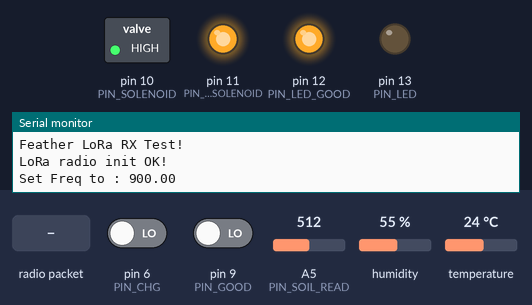
Bench run of a sketch on a simulated Arduino Uno, built with avr-gcc and run on an emulated ATmega328P. Parts: switched loads named in the sketch (green lamp = pin HIGH), output pins drawn as LEDs (lit = HIGH), the last lines printed to the serial monitor. The inputs (shaded band) are chosen by the test bench; at power-on: pin 9 (PIN_GOOD) LOW, pin 6 (PIN_CHG) LOW, A5 (PIN_SOIL_READ) = 512, humidity 55 %, temperature 24 °C. No radio packets arrive unless stated; pins used as bus, display or sensor lines are not drawn.

Above: at 2.2 s.
2.3 s: pin 9 (PIN_GOOD) driven HIGH
At 3.6 s:
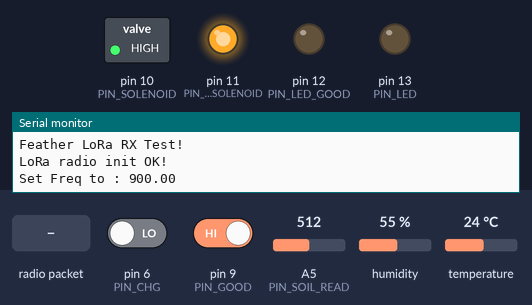
6.5 s: radio packet "R" arrives
At 11.5 s:
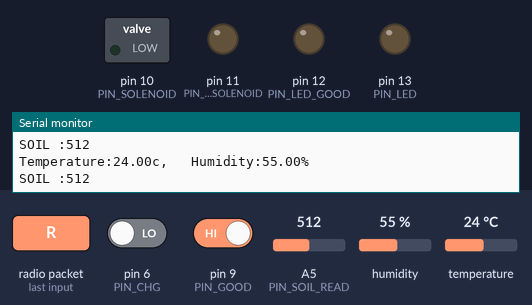
12.5 s: pin 9 (PIN_GOOD) driven LOW
At 13.7 s:
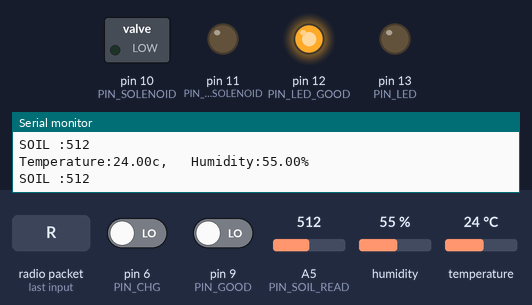
14.0 s: radio packet "M" arrives
At 14.9 s:
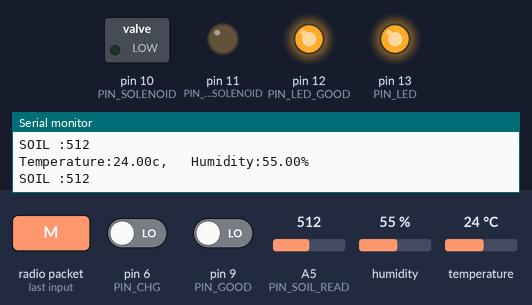
22.5 s: radio packet "S" arrives
At 32.2 s:
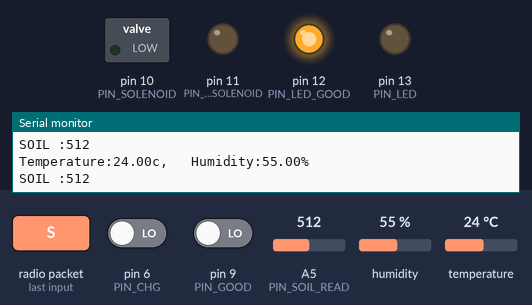
32.5 s: radio packet "H" arrives
At 33.8 s:
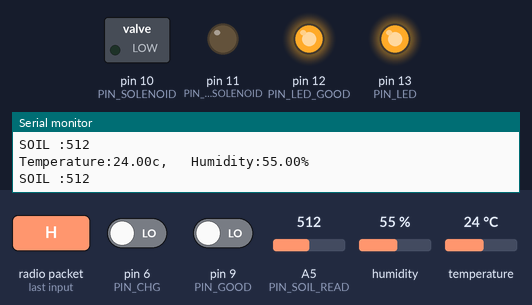
Timing chart, 0 to 62.5 s (numbered marks = the images above; inputs shaded):
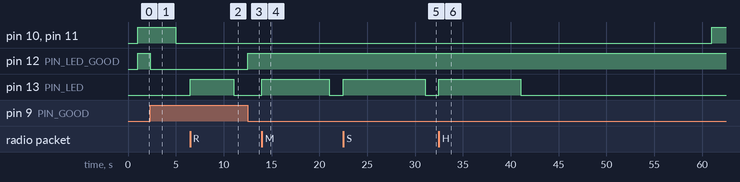

The sketch:

featherFirmware.ino
```cpp
#include <SPI.h>
#include <RH_RF95.h>
#include "DHT.h"

// FEATHER 32u4 LoRa I2C PIN
// https://learn.adafruit.com/adafruit-feather-32u4-radio-with-lora-radio-module/pinouts
// SDA 2
// SCL 3

// define Machien ID
const uint8_t DEVICE_ID = 3;

// define pinouts
const int PIN_LED     = 13;
const int PIN_CHG     = 6;    		// READ CHARGE
const int PIN_GOOD    = 9;    		// READ BATT-GOOD
const int PIN_SOLENOID = 10;  		// SOLENOID CONTROL PIN OUT
const int PIN_LED_SOLENOID = 11;	// CHARGE LED OUT
const int PIN_LED_GOOD = 12;  		// BATT-GOOD LED OUT
//const int PIN_SOIL_VCC = A4;  	// SOIL VCC
const int PIN_SOIL_READ = A5;  		// SOIL READ
const int PIN_DHT = 2;         		// DHT WEATHER PIN

// LoRa message/buffer setup
const int REQ_MESSAGE_SIZE = 2;
const int REQ_BUFFER_SIZE = REQ_MESSAGE_SIZE + 2;

const int REPLY_MESSAGE_SIZE = 4;
const int RECV_MAX_BUFFER_SIZE = 20;
uint8_t recvBuffer[RECV_MAX_BUFFER_SIZE];

// LoRa SPI / freq Setting
const int RFM95_CS    = 8;
const int RFM95_RST   = 4;
const int RFM95_INT   = 7;
const float RF95_FREQ = 900.0;

// manualMode, spray(seconds), interval(minutes), run in manual mode
volatile boolean manualMode = false;
volatile boolean humidMode = true;
volatile float spray = 5;        	// spray for seconds. default : 5 seconds
volatile int manualSpray = 5;
volatile int interval = 1;    	// spray interval. default: 60 minutes
volatile boolean run = false;  	// run in manual.  default = false

// timer for spray
unsigned long tLastIntervalCheck;
unsigned long tLastSprayStart;

RH_RF95 rf95(RFM95_CS, RFM95_INT);

// DHT setup
#define DHTTYPE DHT22
DHT dht(PIN_DHT, DHTTYPE);

uint64_t timerReadSensor;

// 32bit float share memory to 4byte bin
typedef union {
	float numFloat;
	byte numBin[4];
} floatingNumber;


// 16 bit uint16_t share memory with 2byte bin
typedef union {
	uint16_t numBigInt;
	byte numBin[2];
} uint16Number;

floatingNumber temperature, humidity;
uint16Number soil;
bool isCharging = false;
bool bFogOn = false;

void pinSetup() {
	pinMode(PIN_LED, OUTPUT);
	pinMode(PIN_CHG, INPUT);
	pinMode(PIN_GOOD, INPUT);
	pinMode(PIN_SOLENOID, OUTPUT);
	pinMode(PIN_LED_SOLENOID, OUTPUT);
	pinMode(PIN_LED_GOOD, OUTPUT);
	pinMode(PIN_DHT, INPUT);
//  pinMode(PIN_SOIL_VCC, OUTPUT);
//  pinMode(PIN_SOIL_READ, OUTPUT);

	digitalWrite(PIN_LED, LOW);
}

// print sensor value to serial monitor
void printWeatherData() {
	Serial.print("Temperature:");
	Serial.print(temperature.numFloat);
	Serial.print("c, \t");
	Serial.print("Humidity:");
	Serial.print(humidity.numFloat);
	Serial.println("% \t");
	Serial.print("SOIL :");
	Serial.println(soil.numBigInt);
}

void getSoilData() {
//  digitalWrite(PIN_SOIL_VCC, HIGH);
	soil.numBigInt = analogRead(PIN_SOIL_READ);
//  soil.numBigInt = millis();

//  digitalWrite(PIN_SOIL_VCC, LOW);
}

void receivecMessage() {
	if (rf95.available()) {
		uint8_t recvBufferLen = sizeof(recvBuffer);

		if (rf95.recv(recvBuffer, &recvBufferLen)) {
			digitalWrite(PIN_LED, HIGH);

			if (recvBuffer[0] == '/') {
				if (uint8_t(recvBuffer[1]) == DEVICE_ID) {   // only receiving device id
					// manual mode
					if (recvBuffer[2] == 'R') {
						if (uint8_t(recvBuffer[3]) == 1) 	run = true;
						else                      			run = false;
						Serial.print("running in Manual set to : ");
						Serial.println(run);
					}
					// spray
					else if (recvBuffer[2] == 'M'){
						if(uint8_t(recvBuffer[3]) == 1)	manualMode = true;
						else							manualMode = false;
						Serial.print("manualMode set to : ");
						Serial.println(manualMode);
					}

					else if (recvBuffer[2] == 'S'){
						manualSpray = int(recvBuffer[3]);
						Serial.print("Spray set to : ");
						Serial.print(manualSpray);
						Serial.print(" seconds");
					}

					else if (recvBuffer[2] == 'H'){
						if(uint8_t(recvBuffer[3]) == 1)		humidMode = true;
						else 								humidMode = false;
						Serial.print("humidMode set to : ");
						Serial.println(humidMode);
					}

					else if (recvBuffer[2] == 'I'){
						interval = int(recvBuffer[3]);
						Serial.print("Interval set to : ");
						Serial.print(interval);
						Serial.println(" munites");
						tLastIntervalCheck = millis();
					}
				}
			} else {  // if device id is not mine, quit function
				return;
			}
		}

		digitalWrite(PIN_LED, LOW);
	} else {
	}
}

void sendMessage() {
	uint8_t reply[15];
	reply[0] = '/';
	reply[1] = 'R'; // report packet
	reply[2] = DEVICE_ID;               // device ID. int? byte? hmm...
	reply[3] = temperature.numBin[0];   // 32bit float bin
	reply[4] = temperature.numBin[1];
	reply[5] = temperature.numBin[2];
	reply[6] = temperature.numBin[3];
	reply[7] = humidity.numBin[0];      // 32bit float bin
	reply[8] = humidity.numBin[1];
	reply[9] = humidity.numBin[2];
	reply[10] = humidity.numBin[3];
	reply[11] = soil.numBin[0];         // 16bit int bin
	reply[12] = soil.numBin[1];
	if (isCharging) reply[13] = 1;      // chargning status bin
	else            reply[13] = 0;
	reply[14] = 0;

	rf95.send(reply, sizeof(reply));
	digitalWrite(PIN_LED, LOW);
	//  Serial.println("weatherData Sent!");
	printWeatherData();
}

void setup() {
	Serial.begin(115200);

	pinSetup();

	temperature.numFloat = 0.f;
	humidity.numFloat = 0.f;
	soil.numBigInt = 0;

	delay(1000);
	Serial.println("BOOTING....");

	dht.begin();
	initLoRa();     // init LoRa
	timerReadSensor = millis(); // init timer stamp
	tLastIntervalCheck = millis();
}

void loop() {
	uint16_t error;
	char errorMessage[256];

	if(millis() - tLastIntervalCheck > interval * 60000){
		Serial.println("interval checked!");

		tLastIntervalCheck = millis();
		tLastSprayStart = millis();
	} else {
		// tLastSprayStart = 0;
	}

	// Serial.print("millis() : ");
	// Serial.println(millis());
	// Serial.print("tLastIntervalCheck : ");
	// Serial.println(tLastIntervalCheck);
	// Serial.println(millis() - tLastIntervalCheck);


	if (millis() - timerReadSensor > 10000) {
		getSoilData();
		getWeatherData();
		printWeatherData();

		sendMessage();          // send radio message
		timerReadSensor = millis();
		// bFogOn = !bFogOn;
	}

	// checking batt status and LED out
	if (digitalRead(PIN_GOOD)) 	digitalWrite(PIN_LED_GOOD, LOW);
	else                      	digitalWrite(PIN_LED_GOOD, HIGH);

	if(digitalRead(PIN_CHG))  isCharging = false;
	else                      isCharging = true;


	// fog control
	if(!manualMode){	// autoMode
		if(humidMode){	// humidcontrol mode
			if(millis()-tLastSprayStart < spray*1000)	bFogOn = true;
			else 										bFogOn = false;
		} else {
			if(millis()-tLastSprayStart < manualSpray*1000)	bFogOn = true;
			else 											bFogOn = false;
		}

		if (bFogOn)    {
			digitalWrite(PIN_SOLENOID, HIGH);
			digitalWrite(PIN_LED_SOLENOID, HIGH);
			// Serial.println("Fog ON!");
		}
		else {
			digitalWrite(PIN_SOLENOID, LOW);
			digitalWrite(PIN_LED_SOLENOID, LOW);
			// Serial.println("Fog OFF");
		}
	} else {	// manual mode
		if(run){
			digitalWrite(PIN_SOLENOID, HIGH);
			digitalWrite(PIN_LED_SOLENOID, HIGH);
			// Serial.println("Fog ON!");
		} else {
			digitalWrite(PIN_SOLENOID, LOW);
			digitalWrite(PIN_LED_SOLENOID, LOW);
			// Serial.println("Fog OFF");
		}
	}

	receivecMessage();
}

void initLoRa() { // init
	pinMode(RFM95_RST, OUTPUT);
	digitalWrite(RFM95_RST, HIGH);

	Serial.println("Feather LoRa RX Test!");

	// manual LoRa rest
	digitalWrite(RFM95_RST, LOW);
	delay(10);
	digitalWrite(RFM95_RST, HIGH);
	delay(10);

	while (!rf95.init()) {
		Serial.println("LoRa radio init failed");
		while (1);
	}

	Serial.println("LoRa radio init OK!");

	if (!rf95.setFrequency(RF95_FREQ)) {
		Serial.println("setFrequency failed.");
		while (1);
	}

	Serial.print("Set Freq to : ");
	Serial.println(RF95_FREQ);

	// default transmitter power is 13dbm, using PA_BOOST
	// If you are using RFM95/96/97/98 modules which uses the PA_BOOST transmitter pin, then
	// you can set transmitter powers from 5 to 23 dBm:
	rf95.setTxPower(23, false);
}

void getWeatherData() {
	// dump demo
	temperature.numFloat = dht.readTemperature();
	humidity.numFloat = dht.readHumidity();

	// 30% to 70% --> 10 seconds to 2 seconds
	spray = constrain(mapFloat(humidity.numFloat, 30.f, 80.f, 10.f, 2.f), 2.f, 10.f);
	Serial.print("spray seconds from humidity : ");
	Serial.print(spray);
	Serial.println(" seconds");
}

float mapFloat(float x, float in_min, float in_max, float out_min, float out_max){
	return (x - in_min) * (out_max - out_min) / (in_max - in_min) + out_min;
}
```

Measured:
- after the input at 2.3 s, pin 12 (PIN_LED_GOOD): HIGH → LOW at once
- after the input at 6.5 s, pin 13 (PIN_LED): LOW → HIGH at once, → LOW 4.5 s later
- after the input at 12.5 s, pin 12 (PIN_LED_GOOD): LOW → HIGH at once
- after the input at 14.0 s, pin 13 (PIN_LED): LOW → HIGH at once, → LOW 7.0 s later
- after the input at 22.5 s, pin 13 (PIN_LED): LOW → HIGH at once, → LOW 8.6 s later
- after the input at 32.5 s, pin 13 (PIN_LED): LOW → HIGH at once, → LOW 8.6 s later
